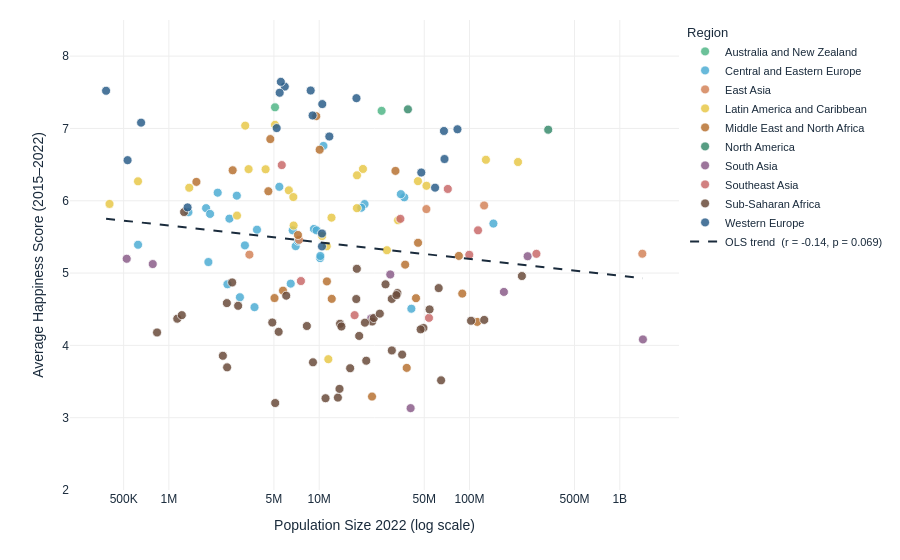

Write notebook code for a chart like this one.
### Markdown cell above
### 5.3 Scatter Plot — *Is there a pattern between size and happiness?*

**Type:** Interactive scatter plot (Plotly)

**Purpose:** Tests the hypothesis formally. All 162 countries are plotted and the regression line shows the negative relationship. Colour by region lets the reader see that the pattern is partly driven by geography.

**Justification:** The log scale on the x-axis is essential — population spans from 100K to 1.4B, which makes a linear axis unreadable. The x-axis ticks are labelled with readable values (1M, 50M, etc.) rather than raw log numbers.

### Code cell
# OLS regression line
x_vals = df_combined['Log_Pop_2022'].dropna()
y_vals = df_combined.loc[x_vals.index, 'Happiness Score']
slope, intercept, r, p, _ = stats.linregress(x_vals, y_vals)
x_line = np.linspace(x_vals.min(), x_vals.max(), 200)
y_line = intercept + slope * x_line

fig3 = go.Figure()

for region in sorted(df_combined['Region'].unique()):
    grp = df_combined[df_combined['Region'] == region]
    fig3.add_trace(go.Scatter(
        x=grp['Log_Pop_2022'],
        y=grp['Happiness Score'],
        mode='markers',
        name=region,
        marker=dict(
            color=REGION_COLOURS.get(region, SITE_COLOURS['muted']),
            size=9, opacity=0.85,
            line=dict(width=0.8, color='white'),
        ),
        customdata=np.stack([
            grp['Country'],
            (grp['Pop_2022'] / 1e6).round(2),
            grp['Pop_growth_pct'],
        ], axis=-1),
        hovertemplate=(
            '<b>%{customdata[0]}</b><br>'
            'Happiness Score: <b>%{y:.2f}</b><br>'
            'Population (2022): <b>%{customdata[1]:.1f}M</b><br>'
            'Pop. Growth since 1980: <b>%{customdata[2]:.1f}M</b><br>'
            '<extra></extra>'
        ),
    ))

fig3.add_trace(go.Scatter(
    x=x_line, y=y_line, mode='lines',
    name=f'OLS trend  (r = {r:.2f}, p = {p:.3f})',
    line=dict(color=SITE_COLOURS['text'], width=2, dash='dash'),
    hoverinfo='skip',
))

tickvals   = [5, 5.699, 6, 6.699, 7, 7.699, 8, 8.699, 9]
ticklabels = ['100K', '500K', '1M', '5M', '10M', '50M', '100M', '500M', '1B']

fig3.update_layout(
    xaxis=dict(
        title='Population Size 2022 (log scale)',
        tickvals=tickvals, ticktext=ticklabels,
        showgrid=True, gridcolor='#eeeeee',
        color=SITE_COLOURS['text'],
    ),
    yaxis=dict(
        title='Average Happiness Score (2015–2022)',
        showgrid=True, gridcolor='#eeeeee',
        range=[2, 8.5],
        color=SITE_COLOURS['text'],
    ),
    legend=dict(
        title='Region', x=1.01, y=1,
        font=dict(size=11, color=SITE_COLOURS['text']),
        title_font=dict(color=SITE_COLOURS['text']),
    ),
    plot_bgcolor='#FFFFFF',
    paper_bgcolor='#FFFFFF',
    height=560,
    margin=dict(l=70, r=200, t=20, b=70),
    font=dict(family='Arial', size=12, color=SITE_COLOURS['text']),
)

fig3.show()
fig3.write_html('/Users/fridafrandsen/Desktop/Social Data analysis and visualizaton/Final Project/fridapfrandsen.github.io/plot3_scatter_size.html', include_plotlyjs='cdn')

### Figure 1 — Plotly figure (JSON) as saved in the notebook; plotly's stock layout.template omitted (floating-point values rounded to 4 significant figures; data arrays with more than 128 entries replaced by an {"elided": "..."} marker saying what was removed)
{"data": [{"customdata": [["Australia", 26.02, 77.09], ["New Zealand", 5.08, 63.25]], "hovertemplate": "<b>%{customdata[0]}</b><br>Happiness Score: <b>%{y:.2f}</b><br>Population (2022): <b>%{customdata[1]:.1f}M</b><br>Pop. Growth since 1980: <b>%{customdata[2]:.1f}M</b><br><extra></extra>", "marker": {"color": "#52B788", "line": {"color": "white", "width": 0.8}, "opacity": 0.85, "size": 9}, "mode": "markers", "name": "Australia and New Zealand", "type": "scatter", "x": [7.415, 6.706], "y": [7.244, 7.293]}, {"customdata": [["Albania", 2.45, -8.25], ["Armenia", 2.97, -4.45], ["Azerbaijan", 10.14, 64.63], ["Belarus", 9.23, -4.3], ["Bosnia and Herzegovina", 3.2, -22.75], ["Bulgaria", 6.47, -27.04], ["Croatia", 3.86, -16.18], ["Czechia", 10.67, 3.57], ["Estonia", 1.35, -8.69], ["Georgia", 3.71, -16.9], ["Hungary", 9.61, -10.33], ["Kazakhstan", 20.03, 32.22], ["Kosovo", 1.77, 10.17], ["Kyrgyz Republic", 6.98, 92.82], ["Latvia", 1.88, -25.17], ["Lithuania", 2.83, -17.04], ["Moldova", 2.53, -6.65], ["Montenegro", 0.62, 8.9], ["North Macedonia", 1.83, -5.24], ["Poland", 36.82, 3.51], ["Romania", 19.05, -14.22], ["Russian Federation", 144.2, 3.76], ["Serbia", 6.66, -13.56], ["Slovak Republic", 5.43, 9.08], ["Slovenia", 2.11, 11.09], ["Tajikistan", 10.18, 154.9], ["Turkmenistan", 7.23, 155.3], ["Ukraine", 41.05, -17.83], ["Uzbekistan", 34.94, 123.7]], "hovertemplate": "<b>%{customdata[0]}</b><br>Happiness Score: <b>%{y:.2f}</b><br>Population (2022): <b>%{customdata[1]:.1f}M</b><br>Pop. Growth since 1980: <b>%{customdata[2]:.1f}M</b><br><extra></extra>", "marker": {"color": "#4EADD4", "line": {"color": "white", "width": 0.8}, "opacity": 0.85, "size": 9}, "mode": "markers", "name": "Central and Eastern Europe", "type": "scatter", "x": [6.389, 6.473, 7.006, 6.965, 6.506, 6.811, 6.586, 7.028, 6.13, 6.57, 6.982, 7.302, 6.247, 6.844, 6.274, 6.452, 6.403, 5.795, 6.263, 7.566, 7.28, 8.159, 6.824, 6.735, 6.325, 7.008, 6.859, 7.613, 7.543], "y": [4.845, 4.666, 5.207, 5.611, 5.383, 4.854, 5.601, 6.759, 5.843, 4.529, 5.591, 5.955, 5.898, 5.373, 5.818, 6.071, 5.753, 5.392, 5.153, 6.047, 5.904, 5.684, 5.591, 6.193, 6.112, 5.236, 5.446, 4.507, 6.091]}, {"customdata": [["China", 1412.0, 43.92], ["Hong Kong SAR, China", 7.35, 45.09], ["Japan", 125.1, 7.12], ["Korea, Rep.", 51.67, 35.54], ["Mongolia", 3.43, 101.8]], "hovertemplate": "<b>%{customdata[0]}</b><br>Happiness Score: <b>%{y:.2f}</b><br>Population (2022): <b>%{customdata[1]:.1f}M</b><br>Pop. Growth since 1980: <b>%{customdata[2]:.1f}M</b><br><extra></extra>", "marker": {"color": "#D4845A", "line": {"color": "white", "width": 0.8}, "opacity": 0.85, "size": 9}, "mode": "markers", "name": "East Asia", "type": "scatter", "x": [9.15, 6.866, 8.097, 7.713, 6.536], "y": [5.268, 5.46, 5.935, 5.885, 5.255]}, {"customdata": [["Argentina", 45.41, 62.1], ["Belize", 0.4, 177.6], ["Bolivia", 12.08, 109.7], ["Brazil", 210.3, 73.51], ["Chile", 19.55, 69.9], ["Colombia", 51.74, 98.2], ["Costa Rica", 5.08, 112.6], ["Dominican Republic", 11.23, 96.03], ["Ecuador", 17.82, 118.3], ["El Salvador", 6.28, 38.32], ["Guatemala", 17.85, 158.7], ["Haiti", 11.5, 104.9], ["Honduras", 10.46, 180.8], ["Jamaica", 2.84, 32.32], ["Mexico", 128.6, 91.1], ["Nicaragua", 6.73, 106.9], ["Panama", 4.4, 124.8], ["Paraguay", 6.76, 121.4], ["Peru", 33.48, 92.82], ["Puerto Rico (US)", 3.22, 0.44], ["Suriname", 0.62, 66.01], ["Trinidad and Tobago", 1.37, 21.76], ["Uruguay", 3.39, 14.87], ["Venezuela, RB", 28.21, 84.9]], "hovertemplate": "<b>%{customdata[0]}</b><br>Happiness Score: <b>%{y:.2f}</b><br>Population (2022): <b>%{customdata[1]:.1f}M</b><br>Pop. Growth since 1980: <b>%{customdata[2]:.1f}M</b><br><extra></extra>", "marker": {"color": "#E8C84A", "line": {"color": "white", "width": 0.8}, "opacity": 0.85, "size": 9}, "mode": "markers", "name": "Latin America and Caribbean", "type": "scatter", "x": [7.657, 5.605, 7.082, 8.323, 7.291, 7.714, 6.706, 7.05, 7.251, 6.798, 7.252, 7.061, 7.02, 6.453, 8.109, 6.828, 6.644, 6.83, 7.525, 6.508, 5.795, 6.135, 6.53, 7.45], "y": [6.271, 5.956, 5.766, 6.536, 6.44, 6.207, 7.05, 5.371, 5.898, 6.144, 6.352, 3.809, 5.512, 5.795, 6.567, 6.051, 6.436, 5.657, 5.73, 7.039, 6.269, 6.18, 6.438, 5.316]}, {"customdata": [["Algeria", 45.48, 144.4], ["Bahrain", 1.52, 324.7], ["Egypt, Arab Rep.", 112.6, 156.2], ["Iran, Islamic Rep.", 89.52, 124.7], ["Iraq", 44.07, 224.2], ["Israel", 9.56, 146.4], ["Jordan", 11.26, 403.8], ["Kuwait", 4.59, 205], ["Lebanon", 5.74, 95.07], ["Libya", 7.22, 111.0], ["Morocco", 37.33, 91.83], ["Oman", 4.73, 372.4], ["Qatar", 2.66, 863.1], ["Saudi Arabia", 32.18, 432], ["Syrian Arab Republic", 22.46, 150.8], ["Tunisia", 12.12, 83.45], ["Turkiye", 84.98, 87.14], ["United Arab Emirates", 10.07, 891.9], ["West Bank and Gaza", 5.04, null], ["Yemen, Rep.", 38.22, 300.5]], "hovertemplate": "<b>%{customdata[0]}</b><br>Happiness Score: <b>%{y:.2f}</b><br>Population (2022): <b>%{customdata[1]:.1f}M</b><br>Pop. Growth since 1980: <b>%{customdata[2]:.1f}M</b><br><extra></extra>", "marker": {"color": "#B87333", "line": {"color": "white", "width": 0.8}, "opacity": 0.85, "size": 9}, "mode": "markers", "name": "Middle East and North Africa", "type": "scatter", "x": [7.658, 6.183, 8.052, 7.952, 7.644, 6.98, 7.051, 6.662, 6.759, 6.859, 7.572, 6.675, 6.424, 7.508, 7.351, 7.083, 7.929, 7.003, 6.703, 7.582], "y": [5.419, 6.261, 4.325, 4.716, 4.653, 7.17, 4.885, 6.132, 4.757, 5.527, 5.117, 6.853, 6.422, 6.413, 3.292, 4.643, 5.238, 6.706, 4.654, 3.689]}, {"customdata": [["Canada", 38.94, 58.82], ["United States", 334.0, 47]], "hovertemplate": "<b>%{customdata[0]}</b><br>Happiness Score: <b>%{y:.2f}</b><br>Population (2022): <b>%{customdata[1]:.1f}M</b><br>Pop. Growth since 1980: <b>%{customdata[2]:.1f}M</b><br><extra></extra>", "marker": {"color": "#3A8C6E", "line": {"color": "white", "width": 0.8}, "opacity": 0.85, "size": 9}, "mode": "markers", "name": "North America", "type": "scatter", "x": [7.59, 8.524], "y": [7.264, 6.983]}, {"customdata": [["Afghanistan", 40.58, 208.1], ["Bangladesh", 169.4, 92.45], ["Bhutan", 0.78, 80.18], ["India", 1425.0, 107.4], ["Maldives", 0.52, 218.0], ["Nepal", 29.72, 91.06], ["Pakistan", 243.7, 196.1], ["Sri Lanka", 22.18, 49.39]], "hovertemplate": "<b>%{customdata[0]}</b><br>Happiness Score: <b>%{y:.2f}</b><br>Population (2022): <b>%{customdata[1]:.1f}M</b><br>Pop. Growth since 1980: <b>%{customdata[2]:.1f}M</b><br><extra></extra>", "marker": {"color": "#8B5E8A", "line": {"color": "white", "width": 0.8}, "opacity": 0.85, "size": 9}, "mode": "markers", "name": "South Asia", "type": "scatter", "x": [7.608, 8.229, 5.893, 9.154, 5.719, 7.473, 8.387, 7.346], "y": [3.132, 4.739, 5.125, 4.082, 5.198, 4.981, 5.233, 4.372]}, {"customdata": [["Cambodia", 17.2, 230.8], ["Indonesia", 278.8, 87.2], ["Lao PDR", 7.56, 129.6], ["Malaysia", 34.7, 167.2], ["Myanmar", 53.76, 61.79], ["Philippines", 114.0, 137.2], ["Singapore", 5.64, 133.5], ["Thailand", 71.74, 57.14], ["Viet Nam", 99.68, 89.9]], "hovertemplate": "<b>%{customdata[0]}</b><br>Happiness Score: <b>%{y:.2f}</b><br>Population (2022): <b>%{customdata[1]:.1f}M</b><br>Pop. Growth since 1980: <b>%{customdata[2]:.1f}M</b><br><extra></extra>", "marker": {"color": "#C96B6B", "line": {"color": "white", "width": 0.8}, "opacity": 0.85, "size": 9}, "mode": "markers", "name": "Southeast Asia", "type": "scatter", "x": [7.236, 8.445, 6.878, 7.54, 7.73, 8.057, 6.751, 7.856, 7.999], "y": [4.418, 5.266, 4.89, 5.75, 4.38, 5.591, 6.494, 6.163, 5.253]}, {"customdata": {"elided": "43x3 mixed values"}, "hovertemplate": "<b>%{customdata[0]}</b><br>Happiness Score: <b>%{y:.2f}</b><br>Population (2022): <b>%{customdata[1]:.1f}M</b><br>Pop. Growth since 1980: <b>%{customdata[2]:.1f}M</b><br><extra></extra>", "marker": {"color": "#6B4C3B", "line": {"color": "white", "width": 0.8}, "opacity": 0.85, "size": 9}, "mode": "markers", "name": "Sub-Saharan Africa", "type": "scatter", "x": [7.552, 7.139, 6.387, 7.352, 7.125, 7.441, 6.707, 7.266, 5.921, 8.01, 6.781, 7.483, 6.056, 6.086, 8.098, 6.386, 6.421, 7.521, 7.148, 7.734, 6.359, 6.73, 7.483, 7.313, 7.363, 6.688, 6.101, 7.514, 6.461, 7.403, 8.349, 7.135, 7.247, 6.918, 7.25, 7.795, 7.042, 7.694, 7.811, 6.959, 7.675, 7.304, 7.206], "y": [3.872, 4.299, 3.696, 4.33, 3.278, 4.844, 3.203, 4.131, 4.179, 4.34, 4.687, 4.643, 4.369, 4.418, 4.352, 4.585, 4.87, 4.724, 4.261, 4.497, 3.856, 4.188, 3.93, 3.788, 4.378, 4.316, 5.844, 4.696, 4.547, 4.439, 4.959, 3.398, 4.641, 4.268, 5.059, 4.793, 3.269, 4.242, 3.516, 3.766, 4.221, 4.314, 3.684]}, {"customdata": [["Austria", 9.04, 19.77], ["Belgium", 11.68, 18.47], ["Cyprus", 1.33, 94.91], ["Denmark", 5.9, 15.23], ["Finland", 5.56, 16.25], ["France", 68.18, 23.36], ["Germany", 83.18, 6.25], ["Greece", 10.44, 8.24], ["Iceland", 0.38, 67.44], ["Ireland", 5.21, 52.74], ["Italy", 59.01, 4.57], ["Luxembourg", 0.65, 79.35], ["Malta", 0.53, 67.73], ["Netherlands", 17.7, 25.1], ["Norway", 5.46, 33.57], ["Portugal", 10.43, 6.84], ["Spain", 47.79, 27.46], ["Sweden", 10.49, 26.19], ["Switzerland", 8.78, 38.89], ["United Kingdom", 67.6, 20.05]], "hovertemplate": "<b>%{customdata[0]}</b><br>Happiness Score: <b>%{y:.2f}</b><br>Population (2022): <b>%{customdata[1]:.1f}M</b><br>Pop. Growth since 1980: <b>%{customdata[2]:.1f}M</b><br><extra></extra>", "marker": {"color": "#2C5F8A", "line": {"color": "white", "width": 0.8}, "opacity": 0.85, "size": 9}, "mode": "markers", "name": "Western Europe", "type": "scatter", "x": [6.956, 7.067, 6.124, 6.771, 6.745, 7.834, 7.92, 7.019, 5.582, 6.717, 7.771, 5.815, 5.725, 7.248, 6.737, 7.019, 7.679, 7.021, 6.943, 7.83], "y": [7.179, 6.889, 5.908, 7.579, 7.645, 6.577, 6.989, 5.369, 7.521, 7.005, 6.181, 7.081, 6.561, 7.419, 7.494, 5.547, 6.391, 7.337, 7.525, 6.965]}, {"hoverinfo": "skip", "line": {"color": "#1A2B3C", "dash": "dash", "width": 2}, "mode": "lines", "name": "OLS trend  (r = -0.14, p = 0.069)", "type": "scatter", "x": {"elided": "200 float values"}, "y": {"elided": "200 float values"}}], "layout": {"font": {"color": "#1A2B3C", "family": "Arial", "size": 12}, "height": 560, "legend": {"font": {"color": "#1A2B3C", "size": 11}, "title": {"font": {"color": "#1A2B3C"}, "text": "Region"}, "x": 1.01, "y": 1}, "margin": {"b": 70, "l": 70, "r": 200, "t": 20}, "paper_bgcolor": "#FFFFFF", "plot_bgcolor": "#FFFFFF", "xaxis": {"color": "#1A2B3C", "gridcolor": "#eeeeee", "showgrid": true, "ticktext": ["100K", "500K", "1M", "5M", "10M", "50M", "100M", "500M", "1B"], "tickvals": [5, 5.699, 6, 6.699, 7, 7.699, 8, 8.699, 9], "title": {"text": "Population Size 2022 (log scale)"}}, "yaxis": {"color": "#1A2B3C", "gridcolor": "#eeeeee", "range": [2, 8.5], "showgrid": true, "title": {"text": "Average Happiness Score (2015–2022)"}}}}
